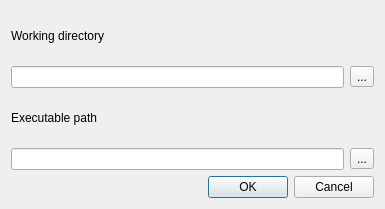
<?xml version="1.0" encoding="UTF-8"?>
<ui version="4.0">
 <class>EditExecutableDialog</class>
 <widget class="QDialog" name="EditExecutableDialog">
  <property name="geometry">
   <rect>
    <x>0</x>
    <y>0</y>
    <width>385</width>
    <height>209</height>
   </rect>
  </property>
  <property name="windowTitle">
   <string>Edit executable path</string>
  </property>
  <layout class="QVBoxLayout" name="verticalLayout">
   <item>
    <layout class="QGridLayout" name="gridLayout">
     <item row="3" column="0">
      <widget class="QLineEdit" name="executablePath"/>
     </item>
     <item row="1" column="0">
      <widget class="QLineEdit" name="workingDirectory"/>
     </item>
     <item row="1" column="1">
      <widget class="QToolButton" name="selectWorkingDirectory">
       <property name="text">
        <string>...</string>
       </property>
      </widget>
     </item>
     <item row="3" column="1">
      <widget class="QToolButton" name="selectExecutablePath">
       <property name="text">
        <string>...</string>
       </property>
      </widget>
     </item>
     <item row="2" column="0">
      <widget class="QLabel" name="label">
       <property name="text">
        <string>Executable path</string>
       </property>
      </widget>
     </item>
     <item row="0" column="0">
      <widget class="QLabel" name="label_2">
       <property name="text">
        <string>Working directory</string>
       </property>
      </widget>
     </item>
    </layout>
   </item>
   <item>
    <widget class="QDialogButtonBox" name="buttonBox">
     <property name="orientation">
      <enum>Qt::Horizontal</enum>
     </property>
     <property name="standardButtons">
      <set>QDialogButtonBox::Cancel|QDialogButtonBox::Ok</set>
     </property>
    </widget>
   </item>
  </layout>
 </widget>
 <resources/>
 <connections>
  <connection>
   <sender>buttonBox</sender>
   <signal>accepted()</signal>
   <receiver>EditExecutableDialog</receiver>
   <slot>accept()</slot>
   <hints>
    <hint type="sourcelabel">
     <x>248</x>
     <y>254</y>
    </hint>
    <hint type="destinationlabel">
     <x>157</x>
     <y>274</y>
    </hint>
   </hints>
  </connection>
  <connection>
   <sender>buttonBox</sender>
   <signal>rejected()</signal>
   <receiver>EditExecutableDialog</receiver>
   <slot>reject()</slot>
   <hints>
    <hint type="sourcelabel">
     <x>316</x>
     <y>260</y>
    </hint>
    <hint type="destinationlabel">
     <x>286</x>
     <y>274</y>
    </hint>
   </hints>
  </connection>
  <connection>
   <sender>selectExecutablePath</sender>
   <signal>clicked()</signal>
   <receiver>EditExecutableDialog</receiver>
   <slot>onSelectExecutablePath()</slot>
   <hints>
    <hint type="sourcelabel">
     <x>360</x>
     <y>145</y>
    </hint>
    <hint type="destinationlabel">
     <x>192</x>
     <y>104</y>
    </hint>
   </hints>
  </connection>
  <connection>
   <sender>selectWorkingDirectory</sender>
   <signal>clicked()</signal>
   <receiver>EditExecutableDialog</receiver>
   <slot>onSelectWorkingDirectory()</slot>
   <hints>
    <hint type="sourcelabel">
     <x>360</x>
     <y>66</y>
    </hint>
    <hint type="destinationlabel">
     <x>192</x>
     <y>104</y>
    </hint>
   </hints>
  </connection>
 </connections>
 <slots>
  <slot>onSelectWorkingDirectory()</slot>
  <slot>onSelectExecutablePath()</slot>
 </slots>
</ui>
